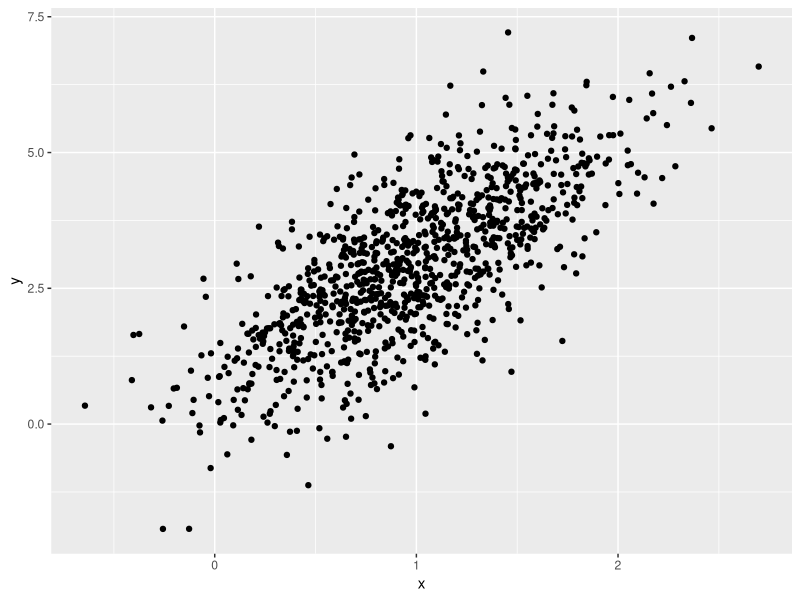
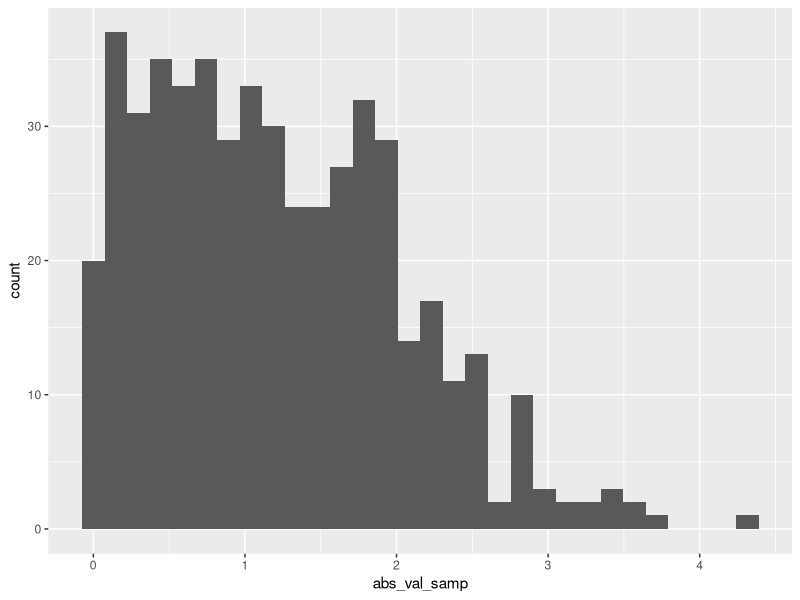

Write the R code that produced these figures, in order.
## ---- chunk 1
library(tidyverse)
## ---- chunk 2
samp = rnorm(100)
length(samp)
## ---- chunk 3
mean(samp)
sd(samp)
## ---- chunk 4
example_df <- 
  tibble(
    vec_numeric = 1:4,
    vec_char = c("My", "name", "is", "jeff"),
    vec_factor = factor(c("male", "male", "female", "female"))
  )
## ---- chunk 5
plot_df = 
  tibble(
    x = rnorm(1000, mean = 1, sd = .5),
    y = 1 + 2 * x + rnorm(1000)
  )

ggplot(plot_df, aes(x = x, y = y)) + geom_point()
## ---- chunk 6
la_df <- 
  tibble(
    numeric_samp = rnorm(500, mean = 1),
    greater_0 = numeric_samp > 0,
    abs_val_samp = abs(numeric_samp)
  )

ggplot(la_df, aes(x = abs_val_samp)) + geom_histogram()
